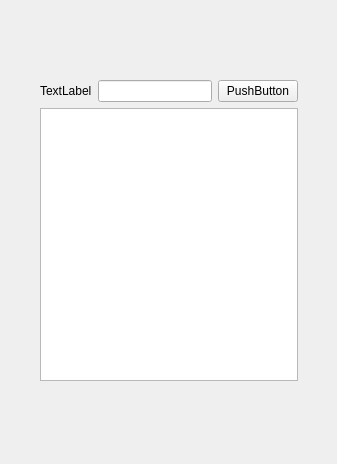
<?xml version="1.0" encoding="UTF-8"?>
<ui version="4.0">
 <class>TextFinder</class>
 <widget class="QWidget" name="TextFinder">
  <property name="geometry">
   <rect>
    <x>0</x>
    <y>0</y>
    <width>337</width>
    <height>464</height>
   </rect>
  </property>
  <property name="windowTitle">
   <string>TextFinder</string>
  </property>
  <widget class="QWidget" name="">
   <property name="geometry">
    <rect>
     <x>40</x>
     <y>80</y>
     <width>258</width>
     <height>301</height>
    </rect>
   </property>
   <layout class="QVBoxLayout" name="verticalLayout">
    <item>
     <layout class="QHBoxLayout" name="horizontalLayout">
      <item>
       <widget class="QLabel" name="label">
        <property name="text">
         <string>TextLabel</string>
        </property>
       </widget>
      </item>
      <item>
       <widget class="QLineEdit" name="lineEdit"/>
      </item>
      <item>
       <widget class="QPushButton" name="findButton">
        <property name="text">
         <string>PushButton</string>
        </property>
       </widget>
      </item>
     </layout>
    </item>
    <item>
     <widget class="QTextEdit" name="textEdit"/>
    </item>
   </layout>
  </widget>
 </widget>
 <resources/>
 <connections/>
</ui>
